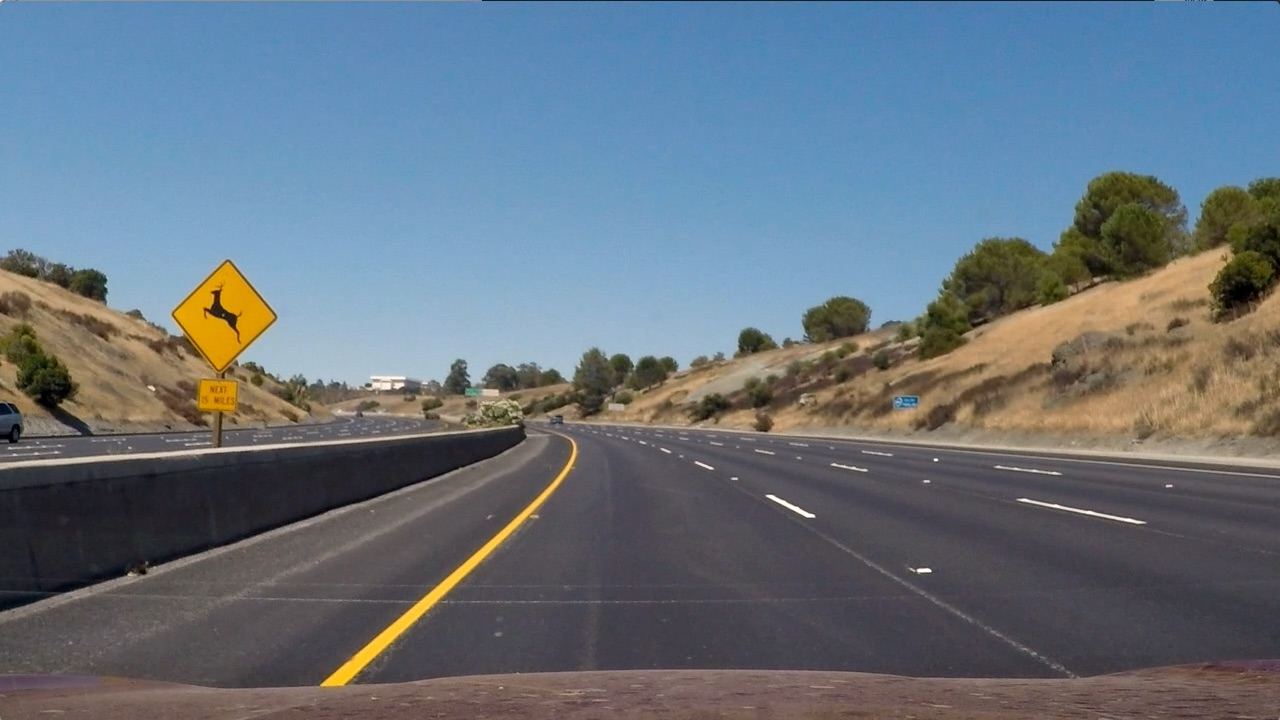
#> input picture test_images/test2.jpg, 1280 x 720 px, given in place of t, which was not available
$ python -i features.py   (imports and definitions only)
#> lines starting #> are read from the running program, lines starting #| are printed output that depends on the picture; pictures that were not available may be replaced by others from this repository, and a replacement may not be noted
from skimage.feature import hog
import cv2
import numpy as np

def get_hog_features(img, orient, pix_per_cell, cell_per_block,
                     vis=False, feature_vec=True):
    '''
    Extract HOG features and visualization.

    Input:
        img: The input image.
        orient: The number of orientation bins.
        pix_per_cell: The size (in pixels) of a cell.
        cell_per_block: The number of cells in each block.
        vis: Boolean, determine whether the function should return an image of the HOG.
        feature_vec: Boolean, determine whether the function should return the data as a feature vector by calling .ravel() on the result just before returning.
    Output:
        features: HOG descriptor for the image. If feature_vector is True, a 1D (flattened) array is returned.
        hog_image (optional): A visualisation of the HOG image. Only returned if vis is True.
    '''
    # Call with two outputs if vis==True
    if vis == True:
        features, hog_image = hog(img, orientations=orient,
                                  pixels_per_cell=(pix_per_cell, pix_per_cell),
                                  block_norm= 'L2-Hys',
                                  cells_per_block=(cell_per_block, cell_per_block),
                                  transform_sqrt=True,
                                  visualise=vis, feature_vector=feature_vec)
        return features, hog_image
    # Otherwise call with one output
    else:
        features = hog(img, orientations=orient,
                       pixels_per_cell=(pix_per_cell, pix_per_cell),
                       cells_per_block=(cell_per_block, cell_per_block),
                       block_norm= 'L2-Hys',
                       transform_sqrt=True,
                       visualise=vis, feature_vector=feature_vec)
        return features

def color_conversion(image, color_space):
    '''
    Perform color space conversion.

    Input:
        image: input image in 'RGB' color space
        color_space: the color space for the output image
    Output:
        color_converted: the image in the given color space
    '''
    # apply color conversion if other than 'BGR'
    if color_space != 'RGB':
        if color_space == 'HSV':
            color_converted = cv2.cvtColor(image, cv2.COLOR_RGB2HSV)
        elif color_space == 'LUV':
            color_converted = cv2.cvtColor(image, cv2.COLOR_RGB2LUV)
        elif color_space == 'HLS':
            color_converted = cv2.cvtColor(image, cv2.COLOR_RGB2HLS)
        elif color_space == 'YUV':
            color_converted = cv2.cvtColor(image, cv2.COLOR_RGB2YUV)
        elif color_space == 'YCrCb':
            color_converted = cv2.cvtColor(image, cv2.COLOR_RGB2YCrCb)
    else:
        color_converted = np.copy(image)
    return color_converted

def bin_spatial(img, size=(32, 32)):
    '''
    Perform spatial binning.

    Input:
      img: Tnput image.
      size: The resolution to resize to.

    Output:
      features: The 1D vector to represent the features after down scaling.
    '''
    # Use cv2.resize().ravel() to create the feature vector
    features = cv2.resize(img, size).ravel()
    # Return the feature vector
    return features

# Define a function to compute color histogram features
# NEED TO CHANGE bins_range if reading .png files with mpimg!
def color_hist(img, nbins=32, bins_range=(0, 256)):
    '''
    Compute color histogram features.

    Input:
      img: The input image.
      nbins: The number of the bins.
      bins_range: The lower and upper range of the bins.

    Output:
      hist_features: The color histogram features.

    '''
    # Compute the histogram of the color channels separately
    channel1_hist = np.histogram(img[:,:,0], bins=nbins, range=bins_range)
    # channel1_hist[0]: the counts in each of the bins / channel1_hist[1]: the bin edges
    channel2_hist = np.histogram(img[:,:,1], bins=nbins, range=bins_range)
    channel3_hist = np.histogram(img[:,:,2], bins=nbins, range=bins_range)

    # Concatenate the histograms into a single feature vector
    hist_features = np.concatenate((channel1_hist[0], channel2_hist[0], channel3_hist[0]))
    # Return the individual histograms, bin_centers and feature vector
    return hist_features

def single_img_features(image, color_space='RGB', spatial_size=(32, 32),
                        hist_bins=32, orient=9,
                        pix_per_cell=8, cell_per_block=2, hog_channel=0,
                        spatial_feat=True, hist_feat=True, hog_feat=True):
    '''
    Perform feature extraction.

    Input:
        image: input image in 'RGB' color space
        color_space: the color space for the output image
        spatial_size: see bin_spatial
        hist_bins: see color_hist
        orient: see get_hog_features
        pix_per_cell: see get_hog_features
        cell_per_block: see get_hog_features
        hog_channel: see get_hog_features
        spatial_feat: whether to perform spatial spinning
        hist_feat: whether to perfom color histogram extraction
        hog_feat: whether to perform hog feature extraction
    Output:
        features: the extracted features
    '''
    img_features = []
    # apply color conversion
    feature_image = color_conversion(image, color_space=color_space)

    if spatial_feat == True:
        spatial_features = bin_spatial(feature_image, size=spatial_size)
        img_features.append(spatial_features)
    if hist_feat == True:
        # Apply color_hist()
        hist_features = color_hist(feature_image, nbins=hist_bins)
        img_features.append(hist_features)
    if hog_feat == True:
    # Call get_hog_features() with vis=False, feature_vec=True
        if hog_channel == 'ALL':
            hog_features = []
            for channel in range(feature_image.shape[2]):
                hog_features.append(get_hog_features(feature_image[:,:,channel],
                                    orient, pix_per_cell, cell_per_block,
                                    vis=False, feature_vec=True))
            hog_features = np.ravel(hog_features)
        else:
            hog_features = get_hog_features(feature_image[:,:,hog_channel], orient,
                        pix_per_cell, cell_per_block, vis=False, feature_vec=True)
        # Append the new feature vector to the features list
        img_features.append(hog_features)
    return np.concatenate(img_features)

# Define a function to extract features from a list of images
# Have this function call bin_spatial() and color_hist()
def extract_features(filenames, color_space='RGB', spatial_size=(32, 32),
                     hist_bins=32, orient=9,
                     pix_per_cell=8, cell_per_block=2, hog_channel=0,
                     spatial_feat=True, hist_feat=True, hog_feat=True):
    '''
    Perform feature extraction on a list of image filenames.

    Input:
        image: images filenames
        color_space: see single_img_features
        spatial_size: see single_img_features
        hist_bins: see single_img_features
        orient: see single_img_features
        pix_per_cell: see single_img_features
        cell_per_block: see single_img_features
        hog_channel: see single_img_features
        spatial_feat: see single_img_features
        hist_feat: see single_img_features
        hog_feat: see single_img_features
    Output:
        features: the extracted features
    '''
#> called with filenames = 'test_images/test2.jpg', color_space = 'RGB', spatial_size = (32, 32), hist_bins = 32, orient = 9, pix_per_cell = 8, cell_per_block = 2, hog_channel = 0
    # Create a list to append feature vectors to
    features = []
    # Iterate through the list of images
    for filename in filenames:
        # Read in each one by one using cv2.imread() -> the decoded color channel will be in BGR order
        image = cv2.imread(filename)
#> image is the input picture: shape (720, 1280, 3); mean B, G, R 125.5, 114.6, 102.8
        # Conver to RGB color space
        rgb_image = cv2.cvtColor(image, cv2.COLOR_BGR2RGB)
        file_features = single_img_features(rgb_image, color_space=color_space, spatial_size=spatial_size,
                                           hist_bins=hist_bins, orient=orient,
                                           pix_per_cell=pix_per_cell, cell_per_block=cell_per_block, hog_channel=hog_channel,
                                           spatial_feat=spatial_feat, hist_feat=hist_feat, hog_feat=hog_feat)
#> in bin_spatial, `features = cv2.resize(img, size).ravel()`: features = 3072 values, max 253 at index 2433, min 0 at index 1361, mean 113.6
#> in single_img_features, `spatial_features = bin_spatial(feature_image, size=spatial_size)`: spatial_features has the same summary as features in bin_spatial
#> in color_hist, `hist_features = np.concatenate((channel1_hist[0], channel2_hist[0], ch..`: hist_features = 96 values, max 117155 at index 74, min 82 at index 95, mean 28800
#> in get_hog_features, `features = hog(img, orientations=orient, pixels_per_cell=(pix_per_cell..`:
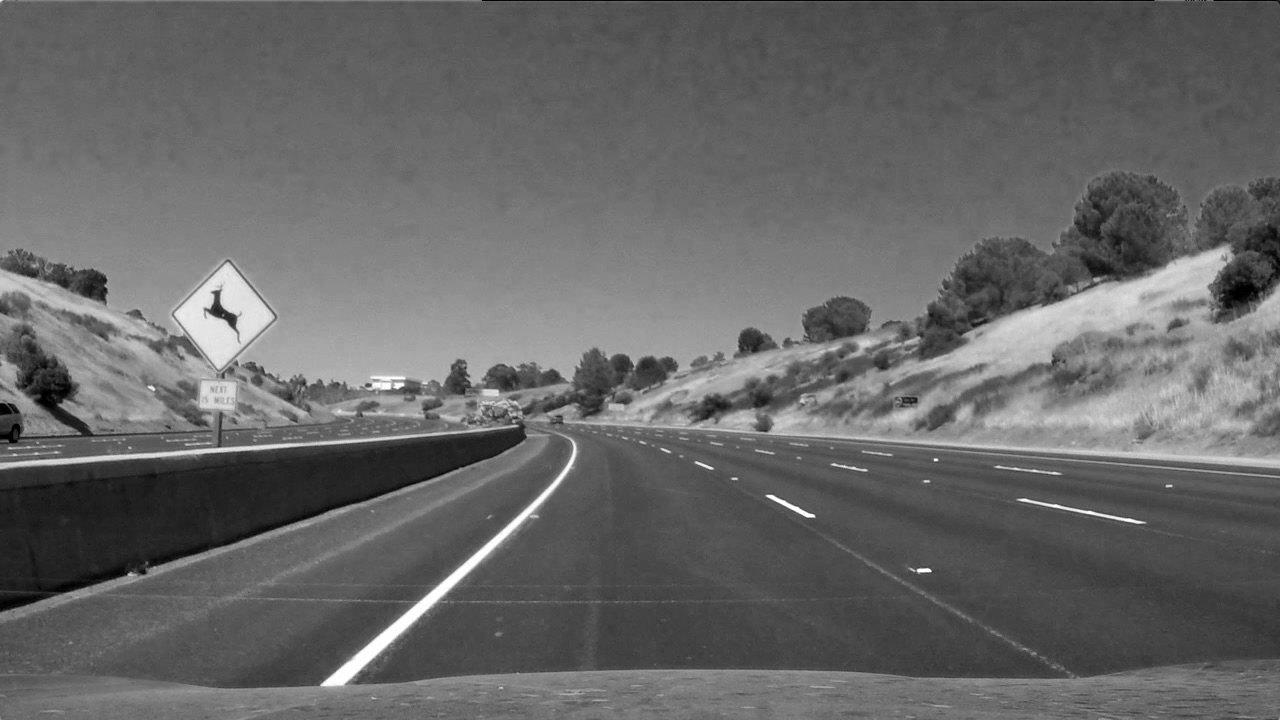
#> img: shape (720, 1280); min 0, max 255, mean 102.8
        features.append(file_features)
#> pass 2 of the loop in extract_features, `for filename in filenames:`:
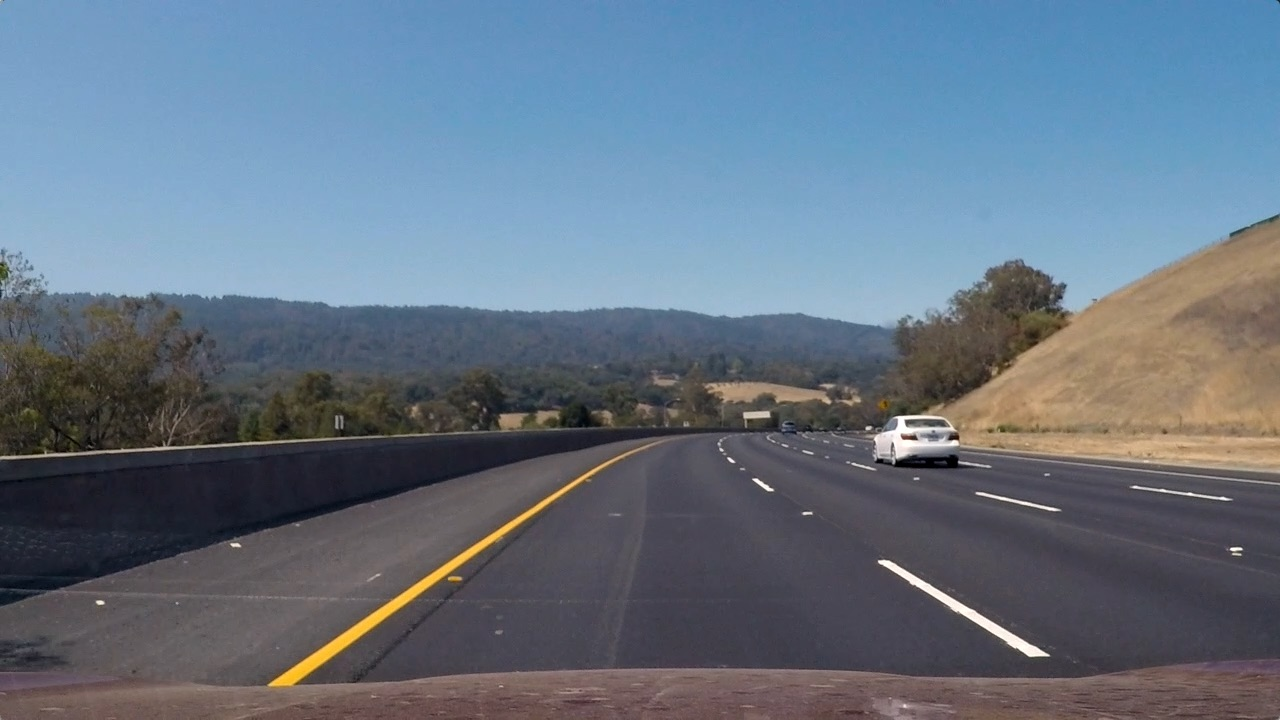
#> input picture test_images/test3.jpg, 1280 x 720 px, given in place of e, which was not available
#> in extract_features, image is the input picture: shape (720, 1280, 3); mean B, G, R 130.7, 115.3, 101.1
#> in get_hog_features (call 2), `features = hog(img, orientations=orient, pixels_per_cell=(pix_per_cell..`:
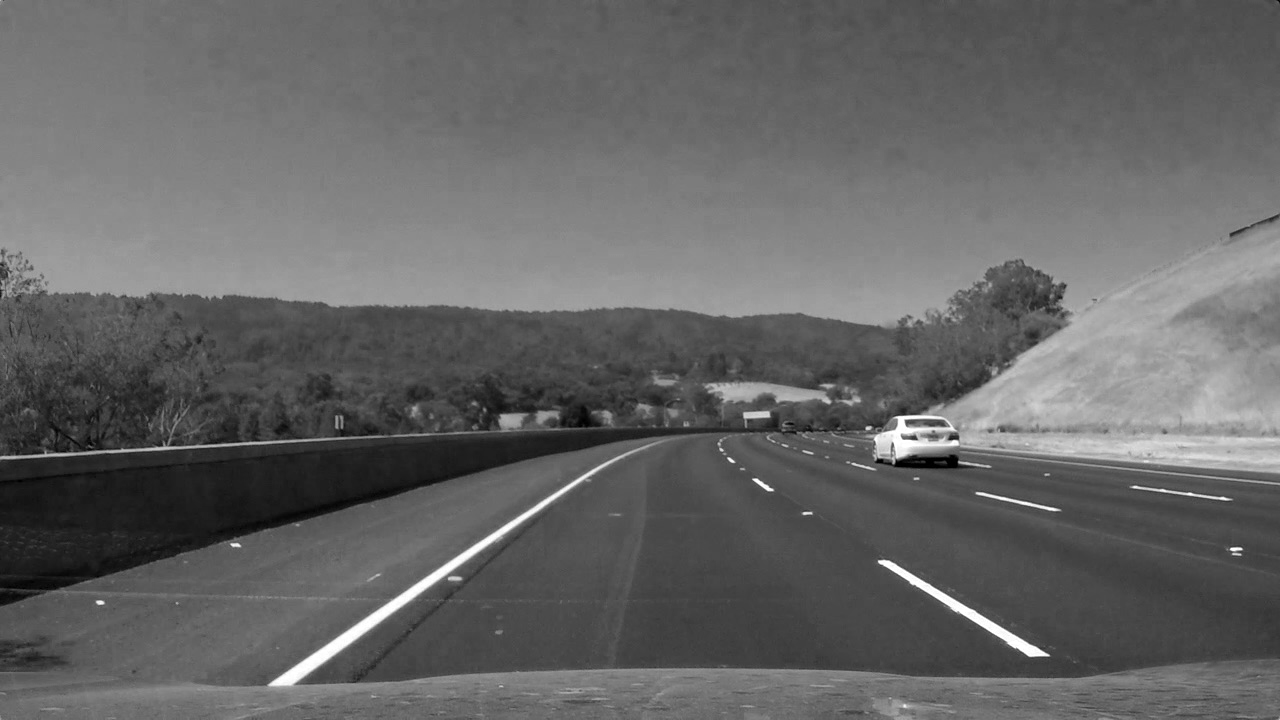
#> img: shape (720, 1280); min 0, max 255, mean 101.1
    # Return list of feature vectors
    return features

#> (the run stopped early here; a loop or call above may not have finished)
